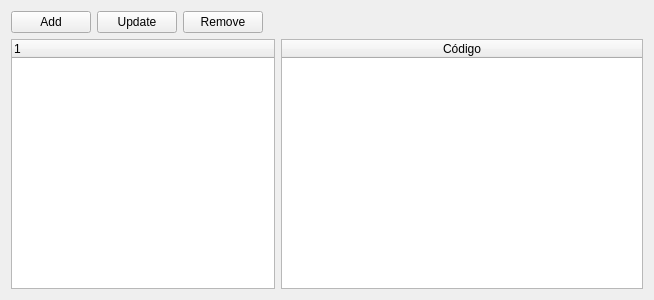
<?xml version="1.0" encoding="UTF-8"?>
<ui version="4.0">
 <class>ReglasVista</class>
 <widget class="QWidget" name="ReglasVista">
  <property name="geometry">
   <rect>
    <x>0</x>
    <y>0</y>
    <width>654</width>
    <height>300</height>
   </rect>
  </property>
  <property name="windowTitle">
   <string>Form</string>
  </property>
  <layout class="QGridLayout" name="gridLayout">
   <item row="1" column="0" colspan="5">
    <widget class="QTreeWidget" name="treeWidget">
     <column>
      <property name="text">
       <string notr="true">1</string>
      </property>
     </column>
    </widget>
   </item>
   <item row="1" column="5">
    <widget class="QTableWidget" name="tableWidget">
     <property name="editTriggers">
      <set>QAbstractItemView::NoEditTriggers</set>
     </property>
     <property name="tabKeyNavigation">
      <bool>true</bool>
     </property>
     <property name="showDropIndicator" stdset="0">
      <bool>true</bool>
     </property>
     <property name="selectionMode">
      <enum>QAbstractItemView::SingleSelection</enum>
     </property>
     <attribute name="horizontalHeaderStretchLastSection">
      <bool>true</bool>
     </attribute>
     <column>
      <property name="text">
       <string>Código</string>
      </property>
     </column>
    </widget>
   </item>
   <item row="0" column="2">
    <widget class="QPushButton" name="removepB">
     <property name="text">
      <string>Remove</string>
     </property>
    </widget>
   </item>
   <item row="0" column="0">
    <widget class="QPushButton" name="addpB">
     <property name="text">
      <string>Add</string>
     </property>
    </widget>
   </item>
   <item row="0" column="1">
    <widget class="QPushButton" name="updatepB">
     <property name="text">
      <string>Update</string>
     </property>
    </widget>
   </item>
  </layout>
 </widget>
 <resources/>
 <connections/>
</ui>
